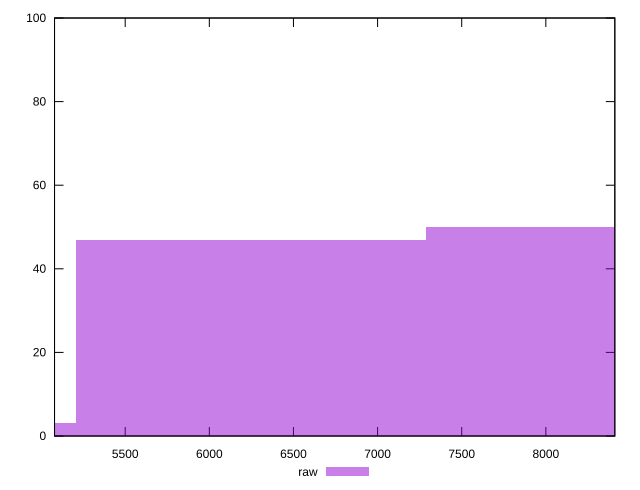

Recreate this plot in gnuplot.
reset

$raw <<EOF
6247.849958628473 47
4165.233305752316 3
8330.466611504631 50
EOF

set key outside below
set boxwidth 2082.616652876158
set xrange [5080:8410]
set yrange [0:100]
set trange [0:100]
set style fill transparent solid 0.5 noborder
set terminal svg size 640, 490 enhanced background rgb 'white'
set output "reprap/uses-http2/samples/pages+cached+noexternal+nomedia+nocss/raw/histogram.svg"

plot $raw title "raw" with boxes

reset
